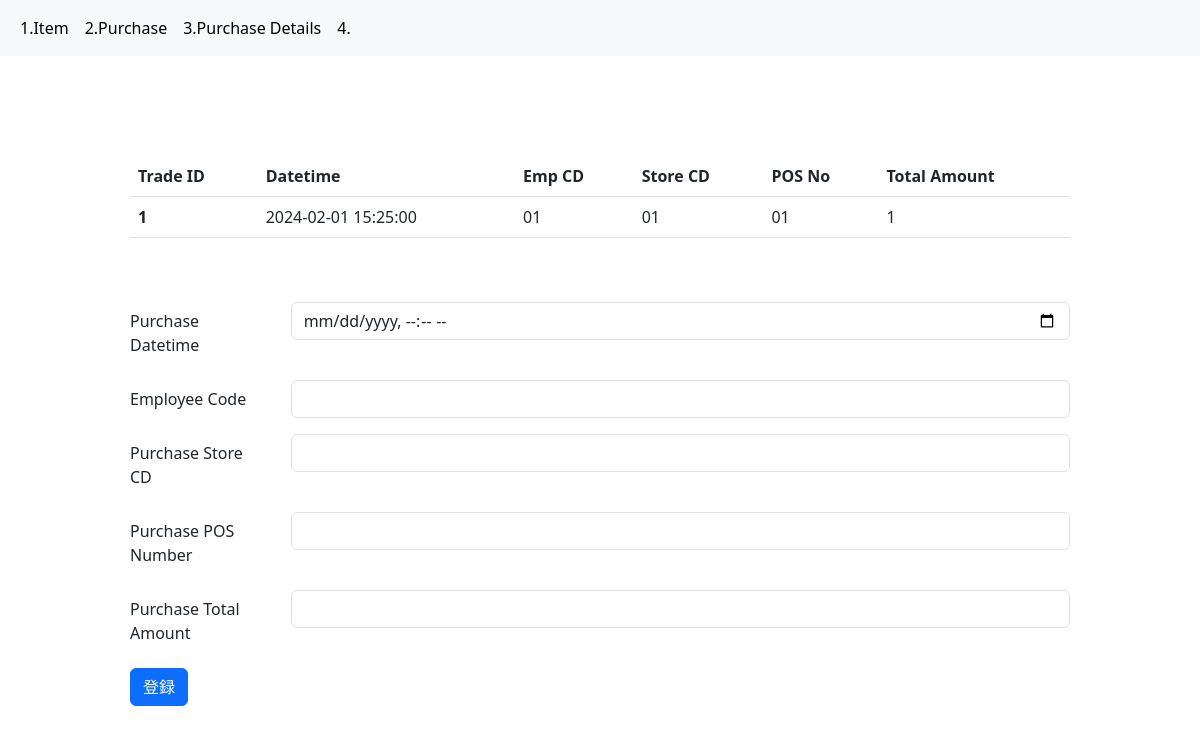
/purchase, run on the app's committed database.
### mymodels.py (models this page shows, shortened)
class Purchase(db.Model):
  __tablename__ = "purchases"
  trd_id = db.Column(db.Integer,primary_key=True,autoincrement=True)
  datetime = db.Column(db.DateTime)
  emp_cd = db.Column(db.String)
  store_cd = db.Column(db.String)
  pos_no = db.Column(db.String)
  total_amt = db.Column(db.Integer)

### app.py (the view)
@app.route("/purchase")
def purchase():
  purchases = Purchase.query.all()
  return render_template("2_purchases.html", purchases=purchases)

### templates/2_purchases.html
{% extends "base.html"%} {% block content %}
<table class="table">
  <thead>
    <tr>
      <th scope="col">Trade ID</th>
      <th scope="col">Datetime</th>
      <th scope="col">Emp CD</th>
      <th scope="col">Store CD</th>
      <th scope="col">POS No</th>
      <th scope="col">Total Amount</th>
    </tr>
  </thead>
  <tbody>
    {% for purchase in purchases %}
    <tr>
      <th scope="row">{{purchase.trd_id}}</th>
      <td>{{purchase.datetime}}</td>
      <td>{{purchase.emp_cd}}</td>
      <td>{{purchase.store_cd}}</td>
      <td>{{purchase.pos_no}}</td>
      <td>{{purchase.total_amt}}</td>
    </tr>
    {% endfor %}
  </tbody>
</table>
<br/>
<br/>
<form method="post" action="/add_purchase">
  <div class="row mb-3">
    <label for="input-purchase-datetime" class="col-sm-2 col-form-label">Purchase Datetime</label>
    <div class="col-sm-10">
      <input type="datetime-local" class="form-control" id="input-purchase-datetime" name="input-purchase-datetime">
    </div>
  </div>
  <div class="row mb-3">
    <label for="input-purchase-emp_cd" class="col-sm-2 col-form-label">Employee Code</label>
    <div class="col-sm-10">
      <input type="text" class="form-control" id="input-purchase-emp_cd" name="input-purchase-emp_cd">
    </div>
  </div>
  <div class="row mb-3">
    <label for="input-purchase-store_cd" class="col-sm-2 col-form-label">Purchase Store CD</label>
    <div class="col-sm-10">
      <input type="text" class="form-control" id="input-purchase-store_cd" name="input-purchase-store_cd">
    </div>
  </div>
  <div class="row mb-3">
    <label for="input-purchase-pos_no" class="col-sm-2 col-form-label">Purchase POS Number</label>
    <div class="col-sm-10">
      <input type="text" class="form-control" id="input-purchase-pos_no" name="input-purchase-pos_no">
    </div>
  </div>
  <div class="row mb-3">
    <label for="input-purchase-total_amt" class="col-sm-2 col-form-label">Purchase Total Amount</label>
    <div class="col-sm-10">
      <input type="number" class="form-control" id="input-purchase-total_amt" name="input-purchase-total_amt">
    </div>
  </div>
  <button type="submit" class="btn btn-primary">登録</button>
</form>
{% endblock %}

### data on the page
Purchase: trd_id "1", datetime "2024-02-01 15:25:00", emp_cd "01", store_cd "01", pos_no "01", total_amt "1"
